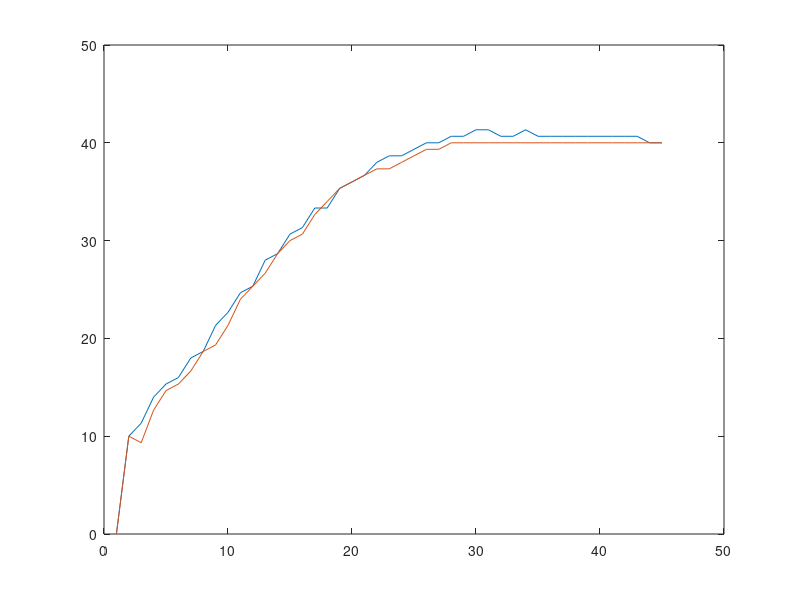

Recreate this plot in MATLAB.
% Step response PID : 0.5 1.25 0.25 Filter : 0.25
V = [
0.00		0.00
10.00		6.67
16.67		13.33
13.33		13.33
16.67		13.33
13.33		16.67
16.67		16.67
20.00		16.67
23.33		20.00
20.00		23.33
26.67		20.00
23.33		26.67
30.00		30.00
26.67		26.67
33.33		30.00
30.00		30.00
33.33		33.33
33.33		33.33
36.67		36.67
33.33		36.67
40.00		36.67
36.67		36.67
36.67		36.67
43.33		40.00
36.67		36.67
40.00		40.00
40.00		40.00
40.00		40.00
43.33		40.00
40.00		40.00
40.00		40.00
43.33		40.00
40.00		40.00
40.00		40.00
40.00		40.00
43.33		40.00
40.00		40.00
40.00		40.00
40.00		40.00
40.00		40.00
43.33		40.00
40.00		40.00
40.00		40.00
40.00		40.00
40.00		40.00
];

V_left_new = V(:,1);
V_right_new = V(:,1);

for n=3:1:length(V)-2
    V_left_new(n) = (V(n-2,1) + V(n-1,1) + V(n,1) + V(n+1,1) + V(n+2,1))/5;
    V_right_new(n) = (V(n-2,2) + V(n-1,2) + V(n,2) + V(n+1,2) + V(n+2,2))/5;
end
%V_left = V(:,1);
%V_right = V(:,2);

figure;
plot(V_left_new);
hold on;
plot(V_right_new);
hold off;